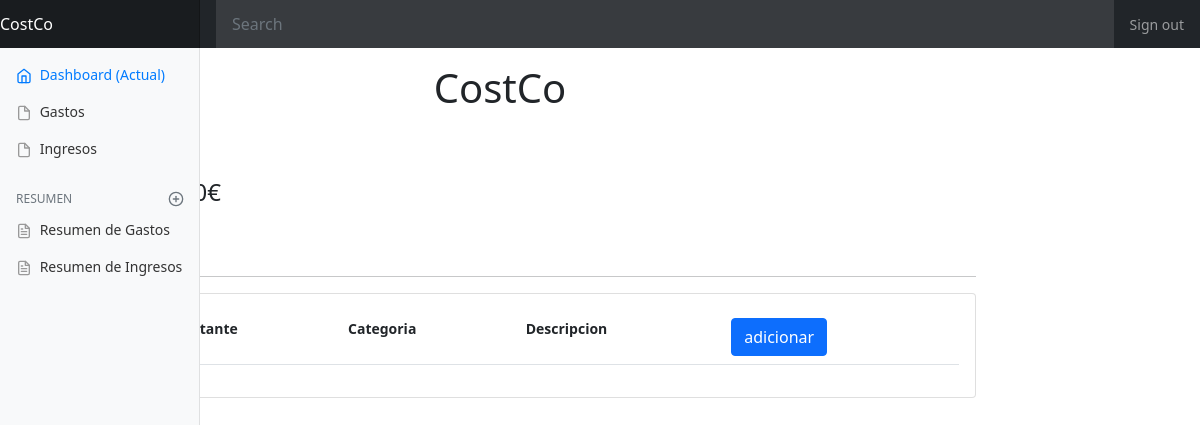
/, run on an earlier commit of the app's database.
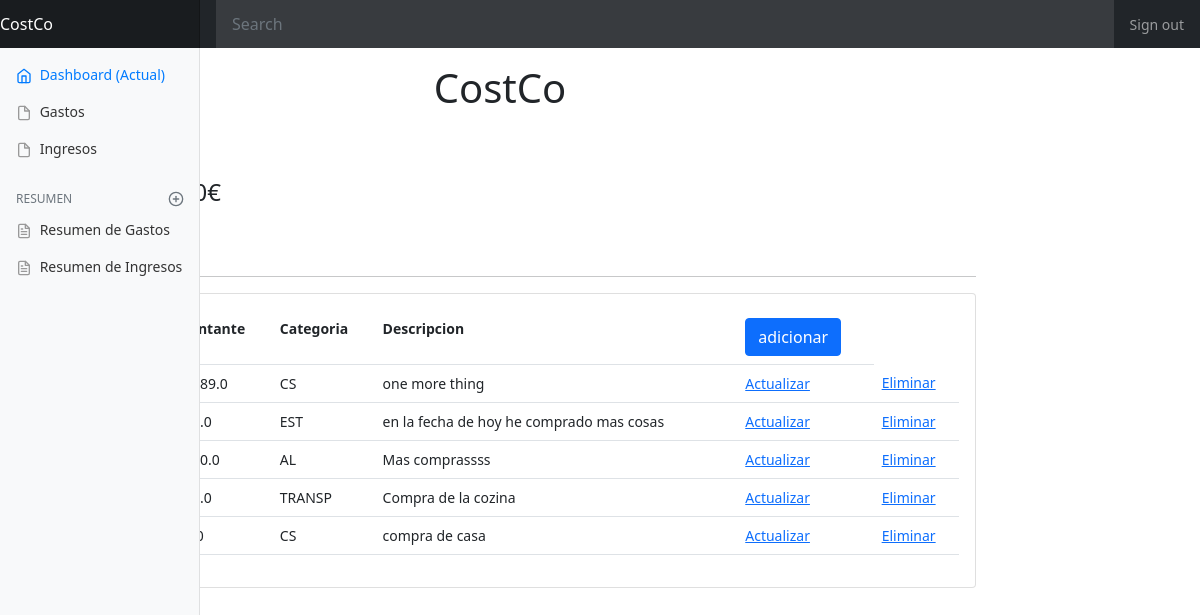
And on a later commit of the database.
### Control_app/models.py (models this page shows, shortened)
class Gastos(models.Model):
    GATEGORIA = [
    ('AL','Alimentacion'),
    ('TRANSP','Transporte'),
    ('EST','Estudio'),
    ('EMP','Empleo'),
    ('ENT','Entretenimiento'),
    ('CS','Casa')]
    montante = models.FloatField()
    fecha = models.DateField(default=now)
    descripcion = models.TextField()
    categoria = models.CharField(max_length = 30,blank=True, choices=GATEGORIA, default="Casa")
    class Meta:
        ordering = ['-fecha']

### Control_app/views.py (the view)
def inicio(request):
    gastos = Gastos.objects.all().order_by('-fecha')
    gasto_anual = gastos.filter(fecha__year = datetime.now().year)
    total_montante_ano = sum(gasto.montante for gasto in gasto_anual)
    gasto_mensual = gastos.filter(fecha__month=datetime.now().month)
    total_montante_mes = sum(gasto.montante for gasto in gasto_mensual)
    contenido = {
        "gastos":gastos,
        "gasto_anual":gasto_anual,
        "gasto_mensual":gasto_mensual,
        "total_anual":total_montante_ano,
        "total_mensual":total_montante_mes,
    }
    return render(request, 'Control_app/inicio_gastos.html',contenido)

### templates/Control_app/inicio_gastos.html
{% extends 'Control_app/base.html' %}
{% block content %}
<div class="center-column">
    <h1>
        <center>CostCo</center>
    </h1>
    <br />
    <h4>Total Anual: {{total_anual}}€</h4>
    <h4>Total Mensual: {{total_mensual}}€</h4>
    <br />
    <div class="col-md-12">
        <h5>GASTOS MENSUAL</h5>
        <hr>
        <div class="card card-body">
            <table class="table table">
                <tr>
                    <th>Fecha</th>
                    <th>Montante</th>
                    <th>Categoria</th>
                    <th>Descripcion</th>
                    <th><a href="{% url 'Control_app:adicionar' %}" class="btn btn-primary">adicionar</a></button></th>
                </tr>
                {% for gasto in gastos %}
                <tr>
                    <td>{{gasto.fecha}}</td>
                    <td>{{gasto.montante}}</td>
                    <td>{{gasto.categoria}}</td>
                    <td>{{gasto.descripcion}}</td>
                    <td><a href="{% url 'Control_app:actualizar' gasto.id %}">Actualizar</a></td>
                    <td><a href="{% url 'Control_app:eliminar' gasto.id %}">Eliminar</a></td>
                </tr>
                {% endfor %}
            </table>
        </div>
    </div>
</div>
{% endblock %}

What changed in the data, as far as the page shows it:
added Gastos: montante "78989.0", categoria "CS", descripcion "one more thing"
added Gastos: categoria "EST", descripcion "en la fecha de hoy he comprado mas cosas"
added Gastos: categoria "AL", descripcion "Mas comprassss"
added Gastos: categoria "TRANSP", descripcion "Compra de la cozina"
added Gastos: categoria "CS", descripcion "compra de casa"
